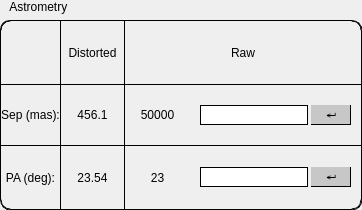
        <widget class="QFrame" name="astrometry_layout">
         <property name="sizePolicy">
          <sizepolicy hsizetype="Preferred" vsizetype="Preferred">
           <horstretch>0</horstretch>
           <verstretch>0</verstretch>
          </sizepolicy>
         </property>
         <property name="minimumSize">
          <size>
           <width>0</width>
           <height>210</height>
          </size>
         </property>
         <property name="styleSheet">
          <string notr="true"/>
         </property>
         <property name="frameShape">
          <enum>QFrame::NoFrame</enum>
         </property>
         <layout class="QVBoxLayout" name="verticalLayout_6">
          <property name="leftMargin">
           <number>0</number>
          </property>
          <property name="topMargin">
           <number>0</number>
          </property>
          <property name="rightMargin">
           <number>0</number>
          </property>
          <property name="bottomMargin">
           <number>0</number>
          </property>
          <item>
           <widget class="QLabel" name="astrometry_label">
            <property name="sizePolicy">
             <sizepolicy hsizetype="Preferred" vsizetype="Fixed">
              <horstretch>0</horstretch>
              <verstretch>0</verstretch>
             </sizepolicy>
            </property>
            <property name="styleSheet">
             <string notr="true">border: 0px</string>
            </property>
            <property name="text">
             <string>   Astrometry</string>
            </property>
            <property name="scaledContents">
             <bool>false</bool>
            </property>
            <property name="alignment">
             <set>Qt::AlignLeading|Qt::AlignLeft|Qt::AlignTop</set>
            </property>
            <property name="margin">
             <number>0</number>
            </property>
           </widget>
          </item>
          <item>
           <widget class="QFrame" name="astrometry_table_layout">
            <property name="sizePolicy">
             <sizepolicy hsizetype="Preferred" vsizetype="Preferred">
              <horstretch>0</horstretch>
              <verstretch>0</verstretch>
             </sizepolicy>
            </property>
            <property name="styleSheet">
             <string notr="true">border-radius: 10px;
border-style: ridge;
border-width: 1px;</string>
            </property>
            <property name="frameShape">
             <enum>QFrame::Box</enum>
            </property>
            <layout class="QGridLayout" name="gridLayout_6" rowstretch="0,0,0" columnstretch="2,0,0,0">
             <property name="leftMargin">
              <number>0</number>
             </property>
             <property name="topMargin">
              <number>0</number>
             </property>
             <property name="rightMargin">
              <number>0</number>
             </property>
             <property name="bottomMargin">
              <number>0</number>
             </property>
             <property name="spacing">
              <number>0</number>
             </property>
             <item row="2" column="3">
              <widget class="QFrame" name="pa_input_layout">
               <property name="styleSheet">
                <string notr="true">border-style: none;</string>
               </property>
               <layout class="QHBoxLayout" name="horizontalLayout_5" stretch="10,2">
                <property name="spacing">
                 <number>3</number>
                </property>
                <property name="sizeConstraint">
                 <enum>QLayout::SetDefaultConstraint</enum>
                </property>
                <property name="leftMargin">
                 <number>10</number>
                </property>
                <property name="topMargin">
                 <number>10</number>
                </property>
                <property name="rightMargin">
                 <number>10</number>
                </property>
                <property name="bottomMargin">
                 <number>10</number>
                </property>
                <item>
                 <widget class="QLineEdit" name="raw_pa_input">
                  <property name="sizePolicy">
                   <sizepolicy hsizetype="Preferred" vsizetype="Fixed">
                    <horstretch>0</horstretch>
                    <verstretch>0</verstretch>
                   </sizepolicy>
                  </property>
                  <property name="minimumSize">
                   <size>
                    <width>65</width>
                    <height>20</height>
                   </size>
                  </property>
                  <property name="styleSheet">
                   <string notr="true">border-radius: 0px;
border-style: solid;</string>
                  </property>
                  <property name="frame">
                   <bool>true</bool>
                  </property>
                  <property name="alignment">
                   <set>Qt::AlignCenter</set>
                  </property>
                  <property name="clearButtonEnabled">
                   <bool>false</bool>
                  </property>
                 </widget>
                </item>
                <item>
                 <widget class="QPushButton" name="raw_pa_button">
                  <property name="sizePolicy">
                   <sizepolicy hsizetype="Fixed" vsizetype="Fixed">
                    <horstretch>0</horstretch>
                    <verstretch>0</verstretch>
                   </sizepolicy>
                  </property>
                  <property name="minimumSize">
                   <size>
                    <width>40</width>
                    <height>20</height>
                   </size>
                  </property>
                  <property name="autoFillBackground">
                   <bool>false</bool>
                  </property>
                  <property name="styleSheet">
                   <string notr="true">QPushButton { 
	background-color: #c7c7c7;
	border-style: inset;
	border-radius:0px;
	border-width: 1px;
}
QPushButton:pressed {
	background-color: #c1ffba;
	border-style: outset;
	border-radius:0px;
	border-width: 1px;
}</string>
                  </property>
                  <property name="text">
                   <string>↵</string>
                  </property>
                  <property name="iconSize">
                   <size>
                    <width>16</width>
                    <height>16</height>
                   </size>
                  </property>
                  <property name="autoDefault">
                   <bool>false</bool>
                  </property>
                  <property name="default">
                   <bool>true</bool>
                  </property>
                  <property name="flat">
                   <bool>true</bool>
                  </property>
                 </widget>
                </item>
               </layout>
              </widget>
             </item>
             <item row="1" column="3">
              <widget class="QFrame" name="sep_input_layout">
               <property name="styleSheet">
                <string notr="true">border-radius: 0px;
border-right-style: none;
border-left-style: none;

</string>
               </property>
               <layout class="QHBoxLayout" name="horizontalLayout_8" stretch="10,2">
                <property name="spacing">
                 <number>3</number>
                </property>
                <property name="sizeConstraint">
                 <enum>QLayout::SetDefaultConstraint</enum>
                </property>
                <property name="leftMargin">
                 <number>10</number>
                </property>
                <property name="topMargin">
                 <number>10</number>
                </property>
                <property name="rightMargin">
                 <number>10</number>
                </property>
                <property name="bottomMargin">
                 <number>10</number>
                </property>
                <item>
                 <widget class="QLineEdit" name="raw_sep_input">
                  <property name="sizePolicy">
                   <sizepolicy hsizetype="Preferred" vsizetype="Fixed">
                    <horstretch>0</horstretch>
                    <verstretch>0</verstretch>
                   </sizepolicy>
                  </property>
                  <property name="minimumSize">
                   <size>
                    <width>65</width>
                    <height>20</height>
                   </size>
                  </property>
                  <property name="styleSheet">
                   <string notr="true">border-radius: 0px;
border-style: solid;</string>
                  </property>
                  <property name="frame">
                   <bool>true</bool>
                  </property>
                  <property name="alignment">
                   <set>Qt::AlignCenter</set>
                  </property>
                  <property name="clearButtonEnabled">
                   <bool>false</bool>
                  </property>
                 </widget>
                </item>
                <item>
                 <widget class="QPushButton" name="raw_sep_button">
                  <property name="sizePolicy">
                   <sizepolicy hsizetype="Fixed" vsizetype="Fixed">
                    <horstretch>0</horstretch>
                    <verstretch>0</verstretch>
                   </sizepolicy>
                  </property>
                  <property name="minimumSize">
                   <size>
                    <width>40</width>
                    <height>20</height>
                   </size>
                  </property>
                  <property name="autoFillBackground">
                   <bool>false</bool>
                  </property>
                  <property name="styleSheet">
                   <string notr="true">QPushButton { 
	background-color: #c7c7c7;
	border-style: inset;
	border-radius:0px;
	border-width: 1px;
}
QPushButton:pressed {
	background-color: #c1ffba;
	border-style: outset;
	border-radius:0px;
	border-width: 1px;
}</string>
                  </property>
                  <property name="text">
                   <string>↵</string>
                  </property>
                  <property name="iconSize">
                   <size>
                    <width>16</width>
                    <height>16</height>
                   </size>
                  </property>
                  <property name="autoDefault">
                   <bool>false</bool>
                  </property>
                  <property name="default">
                   <bool>true</bool>
                  </property>
                  <property name="flat">
                   <bool>true</bool>
                  </property>
                 </widget>
                </item>
               </layout>
              </widget>
             </item>
             <item row="0" column="1">
              <widget class="QLabel" name="dist_label">
               <property name="styleSheet">
                <string notr="true">border-radius: 0px;
border-top-style: none;
border-bottom-style: none;</string>
               </property>
               <property name="frameShape">
                <enum>QFrame::NoFrame</enum>
               </property>
               <property name="text">
                <string>Distorted</string>
               </property>
               <property name="alignment">
                <set>Qt::AlignCenter</set>
               </property>
               <property name="margin">
                <number>10</number>
               </property>
              </widget>
             </item>
             <item row="2" column="2">
              <widget class="QLabel" name="raw_pa">
               <property name="minimumSize">
                <size>
                 <width>65</width>
                 <height>0</height>
                </size>
               </property>
               <property name="styleSheet">
                <string notr="true">border-radius: 0px;
border-style: none;
</string>
               </property>
               <property name="text">
                <string>23</string>
               </property>
               <property name="alignment">
                <set>Qt::AlignCenter</set>
               </property>
               <property name="margin">
                <number>10</number>
               </property>
               <property name="textInteractionFlags">
                <set>Qt::NoTextInteraction</set>
               </property>
              </widget>
             </item>
             <item row="2" column="0">
              <widget class="QLabel" name="pa_label">
               <property name="styleSheet">
                <string notr="true">border-style: none;</string>
               </property>
               <property name="frameShape">
                <enum>QFrame::NoFrame</enum>
               </property>
               <property name="text">
                <string>PA (deg):</string>
               </property>
               <property name="alignment">
                <set>Qt::AlignCenter</set>
               </property>
               <property name="margin">
                <number>20</number>
               </property>
              </widget>
             </item>
             <item row="1" column="2">
              <widget class="QLabel" name="raw_sep">
               <property name="minimumSize">
                <size>
                 <width>65</width>
                 <height>0</height>
                </size>
               </property>
               <property name="styleSheet">
                <string notr="true">border-radius: 0px;
border-left-style: none;
border-right-style: none;</string>
               </property>
               <property name="text">
                <string>50000</string>
               </property>
               <property name="alignment">
                <set>Qt::AlignCenter</set>
               </property>
               <property name="margin">
                <number>10</number>
               </property>
               <property name="textInteractionFlags">
                <set>Qt::NoTextInteraction</set>
               </property>
              </widget>
             </item>
             <item row="1" column="1">
              <widget class="QLabel" name="dist_sep">
               <property name="minimumSize">
                <size>
                 <width>65</width>
                 <height>0</height>
                </size>
               </property>
               <property name="styleSheet">
                <string notr="true">border-radius: 0px;</string>
               </property>
               <property name="frameShape">
                <enum>QFrame::NoFrame</enum>
               </property>
               <property name="text">
                <string>456.1</string>
               </property>
               <property name="alignment">
                <set>Qt::AlignCenter</set>
               </property>
               <property name="margin">
                <number>10</number>
               </property>
               <property name="textInteractionFlags">
                <set>Qt::NoTextInteraction</set>
               </property>
              </widget>
             </item>
             <item row="1" column="0">
              <widget class="QLabel" name="sep_label">
               <property name="styleSheet">
                <string notr="true">border-radius: 0px;
border-left-style: none;
border-right-style: none;</string>
               </property>
               <property name="frameShape">
                <enum>QFrame::NoFrame</enum>
               </property>
               <property name="text">
                <string>Sep (mas):</string>
               </property>
               <property name="alignment">
                <set>Qt::AlignCenter</set>
               </property>
               <property name="margin">
                <number>20</number>
               </property>
              </widget>
             </item>
             <item row="0" column="2" colspan="2">
              <widget class="QLabel" name="ra_label">
               <property name="styleSheet">
                <string notr="true">border-style: none</string>
               </property>
               <property name="frameShape">
                <enum>QFrame::NoFrame</enum>
               </property>
               <property name="text">
                <string>Raw</string>
               </property>
               <property name="alignment">
                <set>Qt::AlignCenter</set>
               </property>
               <property name="margin">
                <number>10</number>
               </property>
               <property name="textInteractionFlags">
                <set>Qt::NoTextInteraction</set>
               </property>
              </widget>
             </item>
             <item row="2" column="1">
              <widget class="QLabel" name="dist_pa">
               <property name="minimumSize">
                <size>
                 <width>65</width>
                 <height>0</height>
                </size>
               </property>
               <property name="styleSheet">
                <string notr="true">border-radius: 0px;
border-bottom-style: none;
border-top-style: none;</string>
               </property>
               <property name="frameShape">
                <enum>QFrame::NoFrame</enum>
               </property>
               <property name="text">
                <string>23.54</string>
               </property>
               <property name="alignment">
                <set>Qt::AlignCenter</set>
               </property>
               <property name="margin">
                <number>10</number>
               </property>
               <property name="textInteractionFlags">
                <set>Qt::NoTextInteraction</set>
               </property>
              </widget>
             </item>
            </layout>
           </widget>
          </item>
         </layout>
        </widget>
